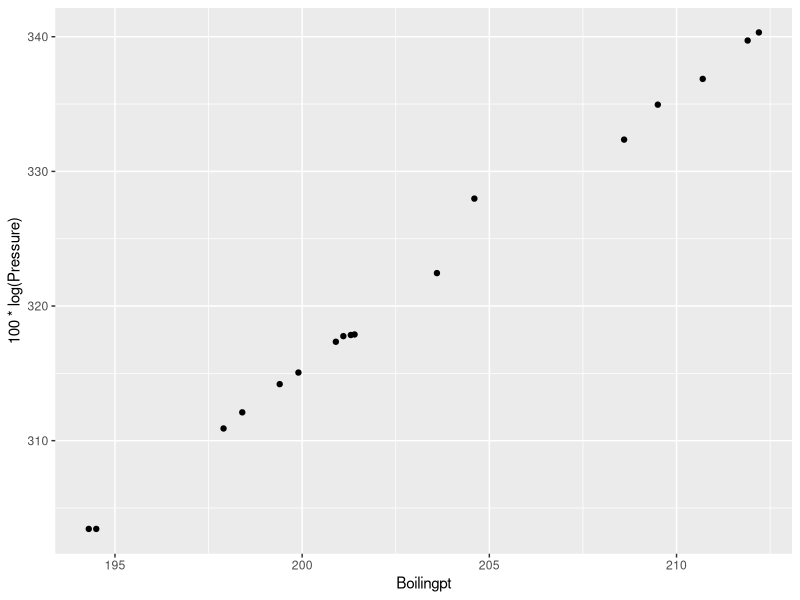
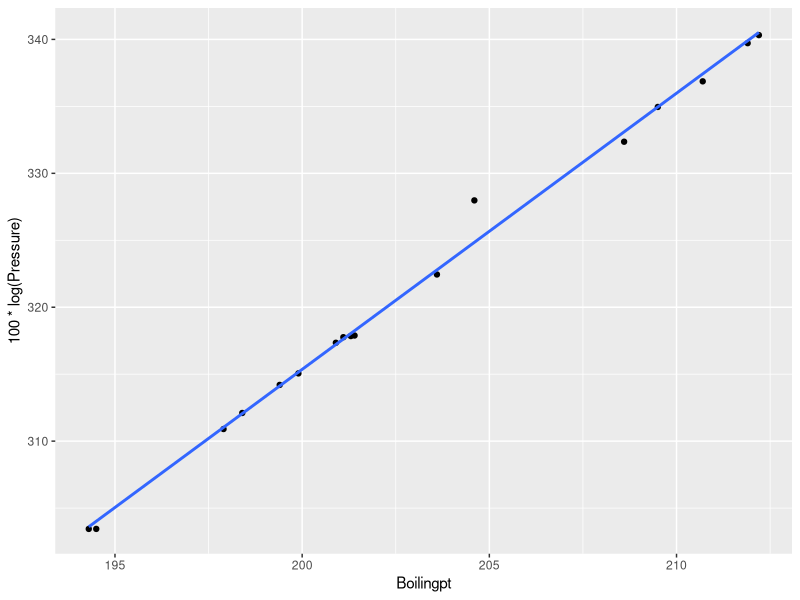
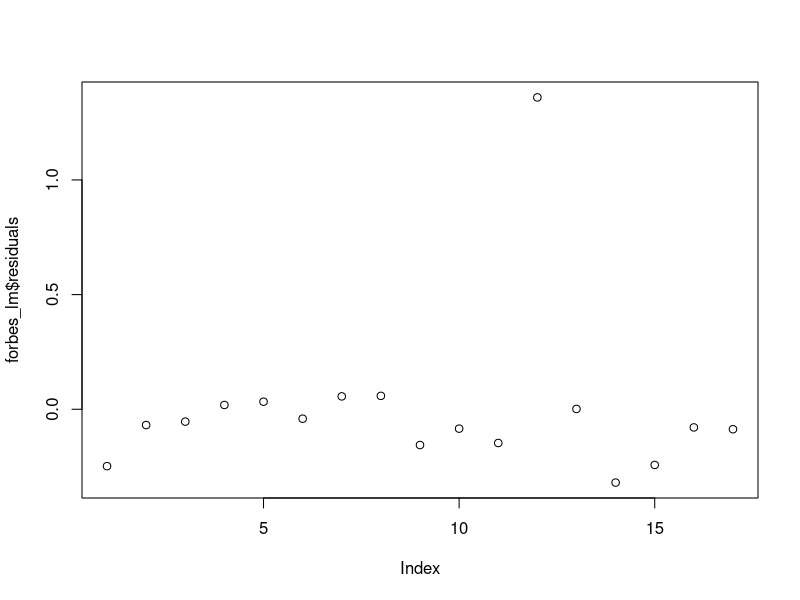

The R source for these figures, in order:
####################################################################
#                     The tidyverse and beyond 
#                            Workshop 7
#                          What's going on
#                       27th November 2017
#                    Worksheet D: Linear models
####################################################################
# Forbes (1857) measured the boiling point of water and atmospheric 
# pressure at 17 locations
# The data suggests a linear relationship between the boiling point
# of water in degree Farenheit (X) and 100*log(Pressure) (Y) 
# Y = β0 + β1X == y = mx + c

# Load packages
library(tidyverse)
library(broom)

# Load the data
bp_df <- read_delim("forbes.txt", delim = "\t", trim_ws = TRUE)

# 1. Plot the data
ggplot(data = bp_df, aes(x = Boilingpt, y = 100*log(Pressure))) +
    geom_point() 

# We are testing hypothesis that β1 = 0,
# The alternative hypothesis is that β1 != 0

# 2. Build the linear model
forbes_lm <- lm(100*log10(Pressure) ~ Boilingpt, data = bp_df)

# 3. Plot the data with the fitted line from the model
ggplot(data = bp_df, aes(x = Boilingpt, y = 100*log(Pressure))) +
    geom_point() +
    geom_smooth(method = "lm", se = FALSE)

summary(forbes_lm)

forbes_lm$residuals
plot(forbes_lm$residuals)

# The residual for sample number 12 is quite large and will greatly
# inflate the residual sum of squares calculation
# Is this point an outlier, should it be removed?
# Need to consider leverage, influence, Cooks distance :S

# 4. Using the tidy() function from the broom package we can 
# collect the important outputs in a data frame 
forbes_lm_df <- tidy(forbes_lm)
View(forbes_lm_df)

# Interpretation of the results
# The slope of the line (β1) = 0.8956178
# For every unit increase in boiling point (°F) of water there is a
# 0.8956178 unit increase in the corresponding 100*log(Pressure)

# Multiple R-squared: 0.995
# 99.5% of the variability in the 100*log(Pressure) data is explained
# by the change in boiling point (°F)

# F-statistic:  2962, p-value: < 2.2e-16
# We reject the null hypothesis that H0: β1 = 0 and conclude that 
# boiling point can be used as a predictor of 100*log(Pressure)
